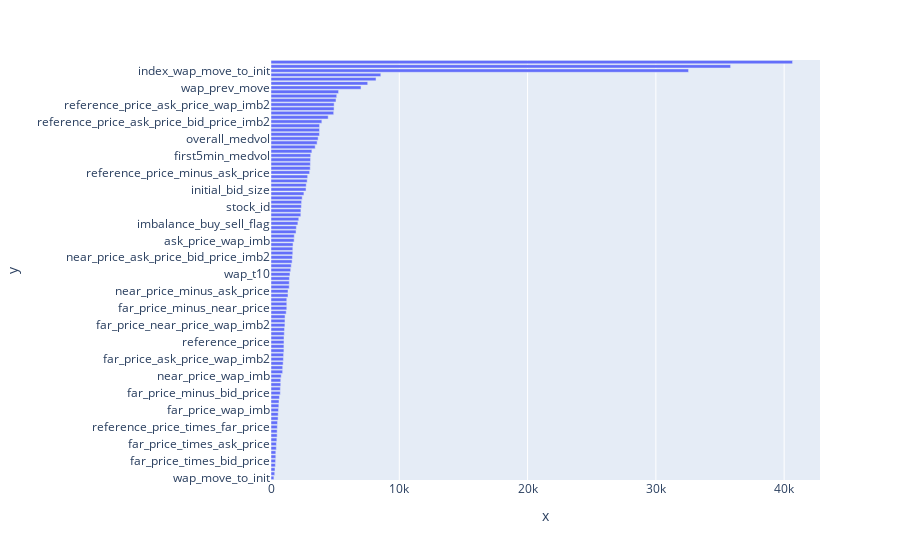

The notebook cell saved with this chart:
### Code cell
feat_imp = pd.Series(m.feature_importances_, index=X_train.columns).sort_values()
print('Columns with poor contribution', feat_imp[feat_imp<100].index)
fig = px.bar(x=feat_imp, y=feat_imp.index, orientation='h')
fig.show()

### Figure 1 — Plotly figure (JSON) as saved in the notebook; plotly's stock layout.template omitted (floating-point values rounded to 4 significant figures)
{"data": [{"alignmentgroup": "True", "hovertemplate": "x=%{x}<br>y=%{y}<extra></extra>", "legendgroup": "", "marker": {"color": "#636efa", "pattern": {"shape": ""}}, "name": "", "offsetgroup": "", "orientation": "h", "showlegend": false, "textposition": "auto", "type": "bar", "x": [226, 291, 313, 342, 357, 374, 376, 414, 422, 456, 480, 481, 494, 510, 553, 561, 583, 610, 624, 658, 726, 729, 759, 760, 794, 907, 913, 947, 967, 982, 1007, 1008, 1012, 1015, 1036, 1053, 1085, 1089, 1095, 1184, 1230, 1230, 1230, 1325, 1327, 1421, 1425, 1435, 1478, 1536, 1578, 1646, 1671, 1698, 1700, 1718, 1804, 1813, 1952, 1976, 2095, 2164, 2324, 2332, 2368, 2387, 2432, 2565, 2731, 2747, 2820, 2858, 3011, 3058, 3069, 3083, 3095, 3186, 3444, 3594, 3674, 3777, 3780, 3785, 3964, 4457, 4887, 4916, 4922, 5066, 5124, 5267, 7017, 7538, 8187, 8560, 32549, 35826, 40655], "xaxis": "x", "y": ["wap_move_to_init", "wap_calc", "far_price_times_wap", "bid_price_times_wap", "far_price_times_bid_price", "reference_price_times_wap", "ask_price_times_wap", "wap", "far_price_times_ask_price", "near_price_times_ask_price", "near_price_times_bid_price", "index_weight", "reference_price_times_far_price", "reference_price_times_bid_price", "ask_price_times_bid_price", "reference_price_times_near_price", "far_price_wap_imb", "far_price_times_near_price", "reference_price_times_ask_price", "reference_price_minus_far_price", "far_price_minus_bid_price", "near_price_ask_price_imb", "far_price_minus_ask_price", "near_price_bid_price_imb", "near_price_wap_imb", "far_price", "bid_price", "far_price_bid_price_wap_imb2", "far_price_ask_price_wap_imb2", "ask_price", "near_price", "reference_price_near_price_wap_imb2", "reference_price", "reference_price_far_price_wap_imb2", "far_price_ask_price_bid_price_imb2", "bid_x_size", "far_price_near_price_wap_imb2", "far_price_near_price_ask_price_imb2", "imb_s2", "near_price_minus_wap", "far_price_minus_near_price", "pca_prices", "ask_x_size", "reference_price_far_price_ask_price_imb2", "near_price_minus_ask_price", "reference_price_near_price_ask_price_imb2", "reference_price_ask_price_imb", "near_price_minus_bid_price", "wap_t10", "near_price_bid_price_wap_imb2", "reference_price_far_price_bid_price_imb2", "far_price_near_price_bid_price_imb2", "near_price_ask_price_bid_price_imb2", "reference_price_far_price_near_price_imb2", "ask_price_minus_bid_price", "bid_price_t10", "ask_price_wap_imb", "ask_price_t10", "reference_price_bid_price_imb", "bid_size", "imbalance_buy_sell_flag", "near_price_ask_price_wap_imb2", "reference_price_near_price_bid_price_imb2", "imbalance_ratio", "stock_id", "reference_price_wap_imb", "ask_size", "bid_price_wap_imb", "initial_bid_size", "initial_ask_size", "ask_minus_bid", "bid_price_over_ask_price", "reference_price_minus_ask_price", "reference_price_bid_price_wap_imb2", "bid_plus_ask_sizes", "initial_wap", "first5min_medvol", "bid_price_minus_wap", "ask_price_minus_wap", "imbalance_size", "overall_medvol", "reference_price_minus_wap", "reference_price_minus_bid_price", "ask_price_bid_price_wap_imb2", "reference_price_ask_price_bid_price_imb2", "last5min_medvol", "ask_size_t10", "index_wap_init", "reference_price_ask_price_wap_imb2", "bid_size_t10", "imb_s1", "wap_weighted", "wap_prev_move", "matched_size", "bid_price_prev_move", "ask_price_prev_move", "index_wap_move_to_init", "index_wap", "seconds_in_bucket"], "yaxis": "y"}], "layout": {"barmode": "relative", "legend": {"tracegroupgap": 0}, "margin": {"t": 60}, "xaxis": {"anchor": "y", "domain": [0, 1], "title": {"text": "x"}}, "yaxis": {"anchor": "x", "domain": [0, 1], "title": {"text": "y"}}}}
